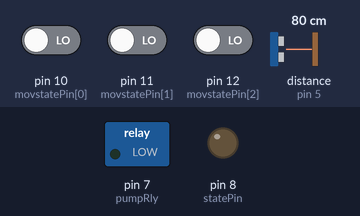
Bench run of a sketch on a simulated Arduino Nano, built with avr-gcc and run on an emulated ATmega328P. Parts: switched loads named in the sketch (green lamp = pin HIGH), output pins drawn as LEDs (lit = HIGH). Wiring (inferred from the names in the program): ultrasonic range finder: trigger pin 6; echo pin 5. Inputs (shaded band) come from the test bench; at power-on: distance to the obstacle (sensor on pin 5) 80 cm, pin 10 (movstatePin[0]) LOW, pin 11 (movstatePin[1]) LOW, pin 12 (movstatePin[2]) LOW. The echo pulse lasts 58.3 µs per cm; pins used as bus, display or sensor lines are not drawn; what the sketch prints to the serial monitor is not drawn.

Above: at 1.2 s.
1.3 s: distance to the obstacle (sensor on pin 5) set to 72 cm
At 1.37 s:
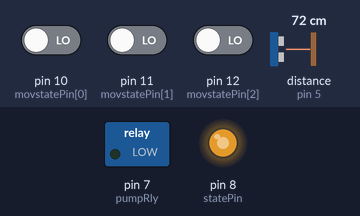
At 2.8 s:
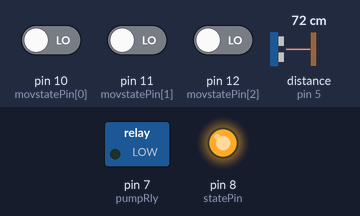
Timing chart, 0 to 4.3 s (numbered marks = the images above; inputs shaded):
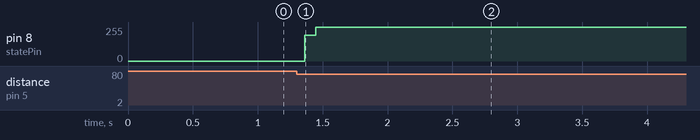

The sketch:

nano_pump_sensor.ino
```cpp
/*
 * code for pump and level sensor, with hc-sr04 water sensor, for NANO
 */


#define levelEchoPin 5
#define levelTrigPin 6
#define pumpRly 7
#define statePin 8

int movstatePin[3] = {10, 11, 12};
boolean movState[3] = {0, 0, 0};

int maxWaterDistance = 75; //Maximum water distance, cm from top


boolean waterLevel() {
  // The PING is triggered by a HIGH pulse of 10 or more microseconds.
  // Give a short LOW pulse beforehand to ensure a clean HIGH pulse:
  digitalWrite(levelTrigPin, LOW);
  delayMicroseconds(4);
  digitalWrite(levelTrigPin, HIGH);
  delayMicroseconds(10);
  digitalWrite(levelTrigPin, LOW);

  int waterDistance = (0.034 * pulseIn(levelEchoPin, HIGH)) / 2;

  if (waterDistance < maxWaterDistance) {
    Serial.println(waterDistance);
    return true;
  }
  else {
    Serial.println(waterDistance);
    return false;
  }
}

boolean checkTunnels() {
  for (int i = 0; i < 3; i++) {
    movState[i] = digitalRead(movstatePin[i]);
    Serial.print(i);
    Serial.print(" ");
    Serial.print(movState[i]);
    Serial.print(" | ");
  }
  Serial.println();
  if (movState[0] == 0 && movState[1] == 0 && movState[2] == 0) {
    return false;
  } else {
    return true;
  }
}


void setup() {
  // initialize serial communication:
  Serial.begin(9600);

  //DEFINE ALL PIN MODES
  pinMode(levelEchoPin, INPUT);
  pinMode(levelTrigPin, OUTPUT);
  pinMode(pumpRly, OUTPUT);
  pinMode(statePin, OUTPUT);
  for (int i = 0; i < 3; i++) {
    pinMode(movstatePin[i], INPUT);
  }

  //DEFINE INITIAL PIN STATE
  digitalWrite(levelEchoPin, LOW);
  digitalWrite(levelTrigPin, LOW);
  digitalWrite(pumpRly, LOW);
  digitalWrite(statePin, LOW);
}

void loop() {
  while (waterLevel()) {
    digitalWrite(statePin, HIGH);
    if (checkTunnels()) {
      digitalWrite(pumpRly, HIGH);
    } else {
      digitalWrite(pumpRly, LOW);
    }
    digitalWrite(statePin, LOW);
  }
}
```

Measured:
- the behaviour switches between 76 and 75 cm on distance to the obstacle (sensor on pin 5) (found by bisection; images 0 and 1)
- after the input at 1.3 s, pin 8 (statePin): 0/255 → 193/255 after 0.06 s, → 255/255 0.09 s later
